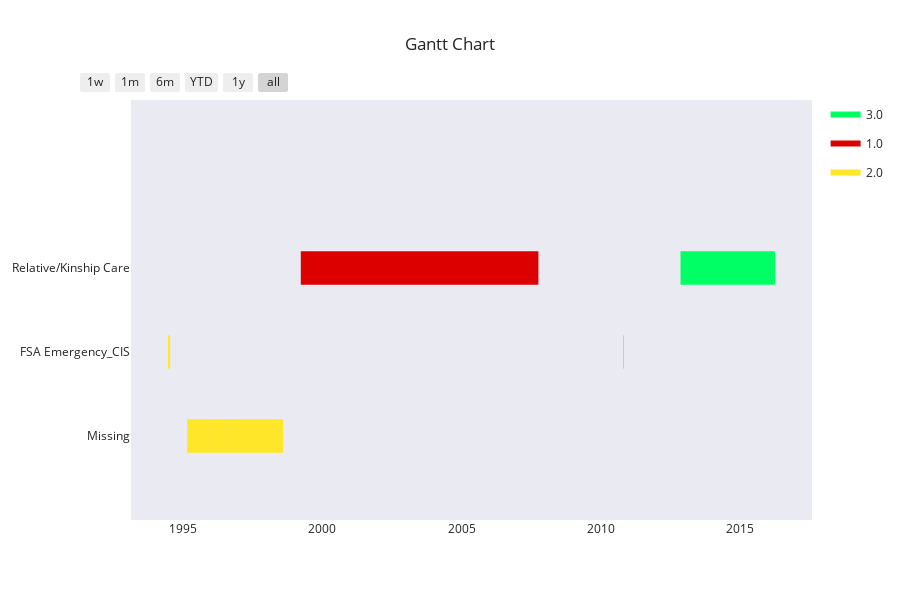

Here is the notebook cell this chart was saved with:
### Code cell
import plotly.figure_factory as ff

df3 = [dict(Task="Relative/Kinship Care", Start='1999-03-23', Finish='2007-10-05', Resource='1.0'),
      dict(Task="FSA Emergency_CIS", Start='1995-12-15', Finish='1995-12-16', Resource='2.0'),
      dict(Task="Missing", Start='1995-12-30', Finish='1996-07-17', Resource='2.0'),
      dict(Task="Missing", Start='1995-12-16', Finish='1995-12-29', Resource='2.0'),
      dict(Task="Missing", Start='1995-02-21', Finish='1995-12-14', Resource='2.0'),
      dict(Task="FSA Emergency_CIS", Start='1994-06-15', Finish='1994-07-13', Resource='2.0'),
      dict(Task="Missing", Start='1996-07-18', Finish='1998-08-03', Resource='2.0'),
      dict(Task="FSA Emergency_CIS", Start='2010-10-29', Finish='2010-11-01', Resource='3.0'),
      dict(Task="Relative/Kinship Care", Start='2012-11-12', Finish='2016-04-04', Resource='3.0'),
      dict(Task="FSA Emergency_CIS", Start='2010-10-26', Finish='2010-10-29', Resource='3.0')]

colors = {'1.0': 'rgb(220, 0, 0)',
          '2.0': (1, 0.9, 0.16),
          '3.0': 'rgb(0, 255, 100)'}

fig = ff.create_gantt(df3, colors=colors, index_col='Resource', show_colorbar=True,
                      group_tasks=True)
fig.show()

### Figure 1 — Plotly figure (JSON) as saved in the notebook; plotly's stock layout.template omitted (floating-point values rounded to 4 significant figures)
{"data": [{"fill": "toself", "fillcolor": "rgb(0, 255, 100)", "hoverinfo": "name", "legendgroup": "rgb(0, 255, 100)", "mode": "none", "name": "3.0", "type": "scatter", "x": ["2010-10-29", "2010-11-01", "2010-11-01", "2010-10-29", "2010-10-29", "2012-11-12", "2016-04-04", "2016-04-04", "2012-11-12", "2012-11-12", "2010-10-26", "2010-10-29", "2010-10-29", "2010-10-26"], "y": [0.8, 0.8, 1.2, 1.2, null, 1.8, 1.8, 2.2, 2.2, null, 0.8, 0.8, 1.2, 1.2]}, {"fill": "toself", "fillcolor": "rgb(220, 0, 0)", "hoverinfo": "name", "legendgroup": "rgb(220, 0, 0)", "mode": "none", "name": "1.0", "type": "scatter", "x": ["1999-03-23", "2007-10-05", "2007-10-05", "1999-03-23"], "y": [1.8, 1.8, 2.2, 2.2]}, {"fill": "toself", "fillcolor": "rgb(255, 230, 41)", "hoverinfo": "name", "legendgroup": "rgb(255, 230, 41)", "mode": "none", "name": "2.0", "type": "scatter", "x": ["1995-12-15", "1995-12-16", "1995-12-16", "1995-12-15", "1995-12-15", "1995-12-30", "1996-07-17", "1996-07-17", "1995-12-30", "1995-12-30", "1995-12-16", "1995-12-29", "1995-12-29", "1995-12-16", "1995-12-16", "1995-02-21", "1995-12-14", "1995-12-14", "1995-02-21", "1995-02-21", "1994-06-15", "1994-07-13", "1994-07-13", "1994-06-15", "1994-06-15", "1996-07-18", "1998-08-03", "1998-08-03", "1996-07-18"], "y": [0.8, 0.8, 1.2, 1.2, null, -0.2, -0.2, 0.2, 0.2, null, -0.2, -0.2, 0.2, 0.2, null, -0.2, -0.2, 0.2, 0.2, null, 0.8, 0.8, 1.2, 1.2, null, -0.2, -0.2, 0.2, 0.2]}, {"legendgroup": "rgb(0, 255, 100)", "marker": {"color": "rgb(0, 255, 100)", "opacity": 0, "size": 1}, "mode": "markers", "name": "", "showlegend": false, "text": [null, null, null, null, null, null], "type": "scatter", "x": ["2010-10-29", "2010-11-01", "2012-11-12", "2016-04-04", "2010-10-26", "2010-10-29"], "y": [1, 1, 2, 2, 1, 1]}, {"legendgroup": "rgb(220, 0, 0)", "marker": {"color": "rgb(220, 0, 0)", "opacity": 0, "size": 1}, "mode": "markers", "name": "", "showlegend": false, "text": [null, null], "type": "scatter", "x": ["1999-03-23", "2007-10-05"], "y": [2, 2]}, {"legendgroup": "rgb(255, 230, 41)", "marker": {"color": "rgb(255, 230, 41)", "opacity": 0, "size": 1}, "mode": "markers", "name": "", "showlegend": false, "text": [null, null, null, null, null, null, null, null, null, null, null, null], "type": "scatter", "x": ["1995-12-15", "1995-12-16", "1995-12-30", "1996-07-17", "1995-12-16", "1995-12-29", "1995-02-21", "1995-12-14", "1994-06-15", "1994-07-13", "1996-07-18", "1998-08-03"], "y": [1, 1, 0, 0, 0, 0, 0, 0, 1, 1, 0, 0]}], "layout": {"height": 600, "hovermode": "closest", "showlegend": true, "title": {"text": "Gantt Chart"}, "xaxis": {"rangeselector": {"buttons": [{"count": 7, "label": "1w", "step": "day", "stepmode": "backward"}, {"count": 1, "label": "1m", "step": "month", "stepmode": "backward"}, {"count": 6, "label": "6m", "step": "month", "stepmode": "backward"}, {"count": 1, "label": "YTD", "step": "year", "stepmode": "todate"}, {"count": 1, "label": "1y", "step": "year", "stepmode": "backward"}, {"step": "all"}]}, "showgrid": false, "type": "date", "zeroline": false}, "yaxis": {"autorange": false, "range": [-1, 4], "showgrid": false, "ticktext": ["Missing", "FSA Emergency_CIS", "Relative/Kinship Care"], "tickvals": [0, 1, 2], "zeroline": false}}}
